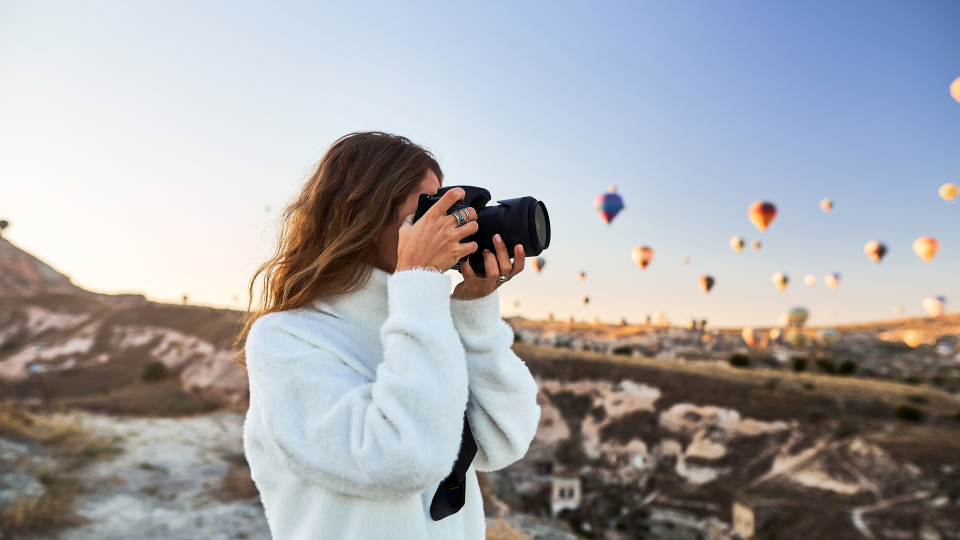
#> input picture simulator_2024/random_stuff/more_trainers/test_img.jpg, 1920 x 1080 px (shown at 1/2 size)
$ jupyter execute --allow-errors trainer_ahead.ipynb
#> lines starting #> are read from the running program, lines starting #| are printed output that depends on the picture
## Imports

[cell 1]
#Imports
import matplotlib.pyplot as plt
import numpy as np
import pandas as pd
import plotly.express as px # this is another plotting library for interactive plot

from sklearn.model_selection import train_test_split
from sklearn import metrics, manifold # we will use the metrics and manifold learning modules from scikit-learn
from pathlib import Path # to interact with file paths
from PIL import Image # to interact with images
from tqdm import tqdm # progress bar
from pprint import pprint # pretty print (useful for a more readable print of objects like lists or dictionaries)
from IPython.display import clear_output # to clear the output of the notebook

import torch
import torch.nn as nn
import torchvision
from torchvision.io import read_image
from torchvision import transforms
from torch.utils.data import Dataset, DataLoader
import cv2 as cv
import os
import shutil


#> (the rest of this cell did not finish here and is left out)

[cell 2]
# CONTROL
num_channels = 1
SIZE = (32,32)
model_name = 'models/lane_keeper_ahead.pt'
onnx_lane_keeper_path = "models/lane_keeper_ahead.onnx"
max_load = 500_000 #note: it will be ~50% more since training points with pure road gets flipped with inverted labels

## Load Pretrained Net and create Detector

[cell 3]
# # NETWORK ARCHITECTURE
# #very good
# class LaneKeeperAhead(nn.Module):
#     def __init__(self, out_dim=4, channels=1):
#         super().__init__()
#         ### Convoluational layers
#         self.conv = nn.Sequential( #in = (SIZE)
#             nn.Conv2d(channels, 8, kernel_size=5, stride=1), #out = 30
#             nn.ReLU(True),
#             nn.MaxPool2d(kernel_size=2, stride=2), #out=15
#             nn.BatchNorm2d(8),
#             nn.Conv2d(8, 4, kernel_size=5, stride=1), #out = 12
#             nn.ReLU(True),
#             nn.MaxPool2d(kernel_size=2, stride=1), #out=11
#             # nn.BatchNorm2d(4),
#             nn.Conv2d(4, 4, kernel_size=6, stride=1), #out = 6
#             nn.ReLU(True),
#         )
#         self.flat = nn.Flatten()
#         ### Linear sections
#         self.lin = nn.Sequential(
#             # First linear layer
#             nn.Linear(in_features=4*4*4, out_features=16),
#             nn.ReLU(True),
#             nn.Linear(in_features=16, out_features=out_dim),
#         )

#     def forward(self, x):
#         x = self.conv(x)
#         x = self.flat(x)
#         x = self.lin(x)
#         return x

# lane_keeper_ahead = LaneKeeperAhead(out_dim=2,channels=num_channels).to(device)

[cell 4]
# NETWORK ARCHITECTURE

class LaneKeeperAhead(nn.Module):
    def __init__(self, out_dim=4, channels=1):
        super().__init__()
        ### Convoluational layers
        prob = 0.3
        self.conv = nn.Sequential( #in = (SIZE)
            nn.Conv2d(channels, 4, kernel_size=5, stride=1), #out = 28
            nn.ReLU(True),
            nn.Dropout(p=prob),
            nn.MaxPool2d(kernel_size=2, stride=2), #out=14
            nn.BatchNorm2d(4),
            nn.Dropout(p=prob),
            nn.Conv2d(4, 4, kernel_size=5, stride=1), #out = 10
            nn.ReLU(True),
            nn.Dropout(p=prob),
            nn.MaxPool2d(kernel_size=2, stride=2), #out=5
            nn.Dropout(p=prob),
            nn.Conv2d(4, 32, kernel_size=5, stride=1), #out = 1
            nn.ReLU(True),
        )
        self.flat = nn.Flatten()
        ### Linear sections
        self.lin = nn.Sequential(
            #normalize
            # nn.BatchNorm1d(3*3*4),
            # First linear layer
            nn.Linear(in_features=1*1*32, out_features=16),
            nn.ReLU(True),
            # nn.Tanh(),
            nn.Linear(in_features=16, out_features=out_dim),
        )

    # [5 lines left out: function forward, not called in this run]

#> (the rest of this cell did not finish here and is left out)

[cell 5]
# TEST NET INPUTS/OUTPUTS
#show the image with opencv
img = cv.imread('test_img.jpg')
#> img is the input picture: shape (1080, 1920, 3); mean B, G, R 169.6, 166.2, 166.6
img = cv.resize(img, SIZE)
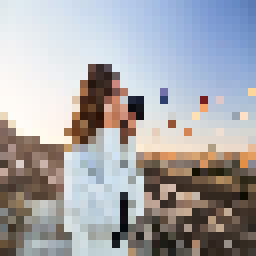
#> img: shape (32, 32, 3) (shown 8 times larger); mean B, G, R 169.2, 165.9, 166.5
if num_channels == 1:
    img = cv.cvtColor(img, cv.COLOR_BGR2GRAY)
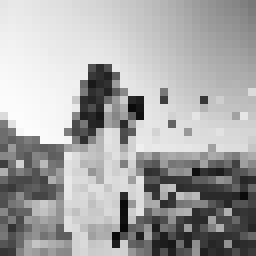
#> img: shape (32, 32) (shown 8 times larger); min 9, max 252, mean 166.5
    img = np.expand_dims(img, axis=2)
#convert to tensor
#> (the rest of this cell did not finish here and is left out)

## Loading images and Labels

[cell 6]
# IMG LOADER AND AUGMENTATION
import cv2 as cv
import numpy as np
from numpy.random import randint
from time import time, sleep


def load_and_augment_img(img, folder='training_imgs'):
    #convert to gray
    img = cv.resize(img, (4*SIZE[1], 4*SIZE[0]))

    img = cv.cvtColor(img, cv.COLOR_BGR2GRAY)

    #create random ellipses to simulate light from the sun
    light = np.zeros(img.shape, dtype=np.uint8)
    #add ellipses
    for j in range(2):
        cent = (randint(0, img.shape[0]), randint(0, img.shape[1]))
        axes_length = (randint(10//4, 50//4), randint(50//4, 300//4))
        angle = randint(0, 360)
        light = cv.ellipse(light, cent, axes_length, angle, 0, 360, 255, -1)
    #create an image of random white and black pixels
    light = cv.blur(light, (50,50))
    noise = randint(0, 2, size=img.shape, dtype=np.uint8)*255
    light = cv.subtract(light, noise)
    light = np.clip(light, 0, 51)
    light *= 5
    #add light to the image
    img = cv.add(img, light)

    # cv.imshow('light', light)
    # if cv.waitKey(0) == ord('q'):
    #     break

    #blur the image
    img = cv.blur(img, (randint(1, 5), randint(1, 5)))

    # cut the top third of the image, let it 640x320
    img = img[int(img.shape[0]/3):,:] ################################# /3
    # assert img.shape == (320,640), f'img shape cut = {img.shape}'

    #edges
    img = cv.resize(img, (2*SIZE[1], 2*SIZE[0]))

    r = randint(0, 5)
    if r == 0:
        #dilate
        kernel = np.ones((randint(1, 5), randint(1, 5)), np.uint8)
        img = cv.dilate(img, kernel, iterations=1)
    elif r == 1:
        #erode
        kernel = np.ones((randint(1, 5), randint(1, 5)), np.uint8)
        img = cv.erode(img, kernel, iterations=1)


    #edges
    img = cv.Canny(img, 100, 200)

    #blur
    img = cv.blur(img, (3,3))

    #resize
    img = cv.resize(img, SIZE)

    # #get max brightness
    # max_brightness = np.max(img)
    # ratio = 255.0/max_brightness
    # #normalize
    # img = (img*ratio).astype(np.uint8)

    #add random tilt
    max_offset = 3
    offset = randint(-max_offset, max_offset)
    img = np.roll(img, offset, axis=0)
    if offset > 0:
        img[:offset, :] = 0 #randint(0,255)
    elif offset < 0:
        img[offset:, :] = 0 # randint(0,255)

    # #add salt and pepper noise
    # sp_noise = randint(0, 4, size=img.shape, dtype=np.uint8)
    # sp_noise = np.where(sp_noise == 0, np.zeros_like(img), 255*np.ones_like(img))
    # # img = cv.bitwise_xor(img, sp_noise)


    # #reduce contrast
    # const = np.random.uniform(0.1,0.8)
    # # if np.random.uniform() > .5:
    # #     const = const*0.2
    # img = 127*(1-const) + img*const
    # img = img.astype(np.uint8)

    #add noise
    std = 80
    std = randint(1, std)
    noisem = randint(0, std, img.shape, dtype=np.uint8)
    img = cv.subtract(img, noisem)
    noisep = randint(0, std, img.shape, dtype=np.uint8)
    img = cv.add(img, noisep)

    # [14 lines of commented-out code are left out]

    return img


cv.namedWindow('img', cv.WINDOW_NORMAL)
# cv.setWindowProperty('img', cv.WND_PROP_FULLSCREEN, cv.WINDOW_FULLSCREEN)

#> (the rest of this cell did not finish here and is left out)

[cell 7]
# DATASET CLASS
class CsvDataset(Dataset):
    def __init__(self, folder, transform=None, max_load=1000, channels=3):
        self.transform = transform
        self.folder = folder
        self.data = []
        self.channels = channels

        #classification label for road ahead = 1,0,0,0,1,0,0,0,0,0,0,0,0,0,0
        road_images_indexes = []
        tot_lines = 0
        with open(folder+'/classification_labels.csv', 'r') as f:
            lines = f.read().split('\n')
            lines = lines[0:-1] #remove footer
            tot_lines = len(lines)
            for i,line in enumerate(lines):
                if line == '1,0,0,0,1,0,0,0,0,0,0,0,0,0,0':
                    road_images_indexes.append(i)
        print(f'total pure road images: {len(road_images_indexes)}')
        road_imgs_mask = np.zeros(tot_lines, dtype=bool)
        road_imgs_mask[road_images_indexes] = True

        with open(folder+'/regression_labels.csv', 'r') as f:
            lines = f.read().split('\n')
            lines = lines[0:-1] #remove footer
            # Get x and y values from each line and append to self.data
            max_load = min(max_load, len(lines))
            # self.all_imgs = torch.zeros((2*max_load, SIZE[1], SIZE[0], channels), dtype=torch.uint8) #adding flipped img
            self.all_imgs = torch.zeros((max_load, SIZE[1], SIZE[0], channels), dtype=torch.uint8)

            # road images specifically are added again along with their flipped image and label
            road_imgs = torch.zeros((2*len(road_images_indexes), SIZE[1], SIZE[0], channels), dtype=torch.uint8)
            road_labels = []

            cv.namedWindow('img', cv.WINDOW_NORMAL)
            # cv.setWindowProperty('img', cv.WND_PROP_FULLSCREEN, cv.WINDOW_FULLSCREEN)
            road_idx = 0
            all_img_idx = 0
            for i in tqdm(range(max_load)):

                #label
                line = lines[i]
                sample = line.split(',')
                #keep only info related to the lane, discard distance from stop line
                # sample = [sample[0], sample[1], sample[2], sample[3], sample[4]] #e2=lateral error, e3=yaw error point ahead, curvature, dist stopline, angle stopline
                sample = [sample[1]]
                reg_label = np.array([float(s) for s in sample], dtype=np.float32)

                #img
                img = cv.imread(os.path.join(folder, f'img_{i+1}.png'))

                #check if its in the road images
                if road_imgs_mask[i]:
                    img_r = load_and_augment_img(img.copy())
                    # cv.imshow('imgR', img_r)
                    img_r = img_r[:,:,np.newaxis]

                    img_l = cv.flip(img, 1)
                    img_l = load_and_augment_img(img_l)
                    # cv.imshow('imgL', img_l)
                    img_l = img_l[:,:,np.newaxis]
                    # cv.waitKey(1)

                    road_imgs[2*road_idx] = torch.from_numpy(img_r)
                    road_imgs[2*road_idx+1] = torch.from_numpy(img_l)
                    road_labels.append(reg_label)
                    road_labels.append(-reg_label)
                    road_idx += 1

                else:
                    img = load_and_augment_img(img)
                    # cv.putText(img, f'{np.rad2deg(reg_label[0]):.1f}', (5,25), cv.FONT_HERSHEY_SIMPLEX, 0.3,255, 1)
                    MAX_SHOW = 1000
                    max_show = MAX_SHOW
                    if i < max_show:
                        cv.imshow('img', img)
                        key = cv.waitKey(1)
                        if i == max_show-1:
                            cv.destroyAllWindows()
                    #add a dimension to the image
                    img = img[:, :,np.newaxis]
                    self.all_imgs[all_img_idx] = torch.from_numpy(img)
                    self.data.append(reg_label)
                    all_img_idx += 1

            #cut imgs to the right length
            road_imgs = road_imgs[:2*road_idx]
            self.all_imgs = self.all_imgs[:all_img_idx]

            #concatenate all_imgs and road_imgs
            print(f'road images: {road_imgs.shape}')
            print(f'all images: {self.all_imgs.shape}')
            self.all_imgs = torch.cat((self.all_imgs, road_imgs), dim=0)
            print(f'self.data shape: {len(self.data)}')
            print(f'road_labels shape = {len(road_labels)}')
            self.data = np.concatenate((np.array(self.data), np.array(road_labels)), axis=0)

            print(f'\nall imgs: {self.all_imgs.shape}')
            print(f'data: {self.data.shape}')

            #free road_imgs from memory
            del road_imgs
            del road_labels

    def __len__(self):
        # The length of the dataset is simply the length of the self.data list
        return len(self.data)

    # [7 lines left out: function __getitem__, not called in this run]

#> (a cell that did not finish here is left out)

#> (a cell that did not finish here is left out)

#> (a cell that did not finish here is left out)

## Training

#> (a cell that did not finish here is left out)

[cell 12]
# TRAINING
#parameters
lr = 0.003 #0.005
epochs = 500
#regularization is applied only to convolutional section, add weight decay to apply it to all layers
L1_lambda = 1e-4 #9e-4
L2_lambda = 1e-2 #1e-2
#> (the rest of this cell did not finish here and is left out)

#> (a cell that did not finish here is left out)

[cell 14]
# VISUALIZE CONVOLUTIONAL FILTERS
conv_layers = []
#> (the rest of this cell did not finish here and is left out)

#> (a cell that did not finish here is left out)

[cell 16]
# TEST WITH OPENCV
sample_image = "training_imgs/img_1.png"
images = [cv.imread(f"training_imgs/img_{i+1}.png") for i in range(100)]
#> images = 100 items

#The Magic:
#> (the rest of this cell did not finish here and is left out)
